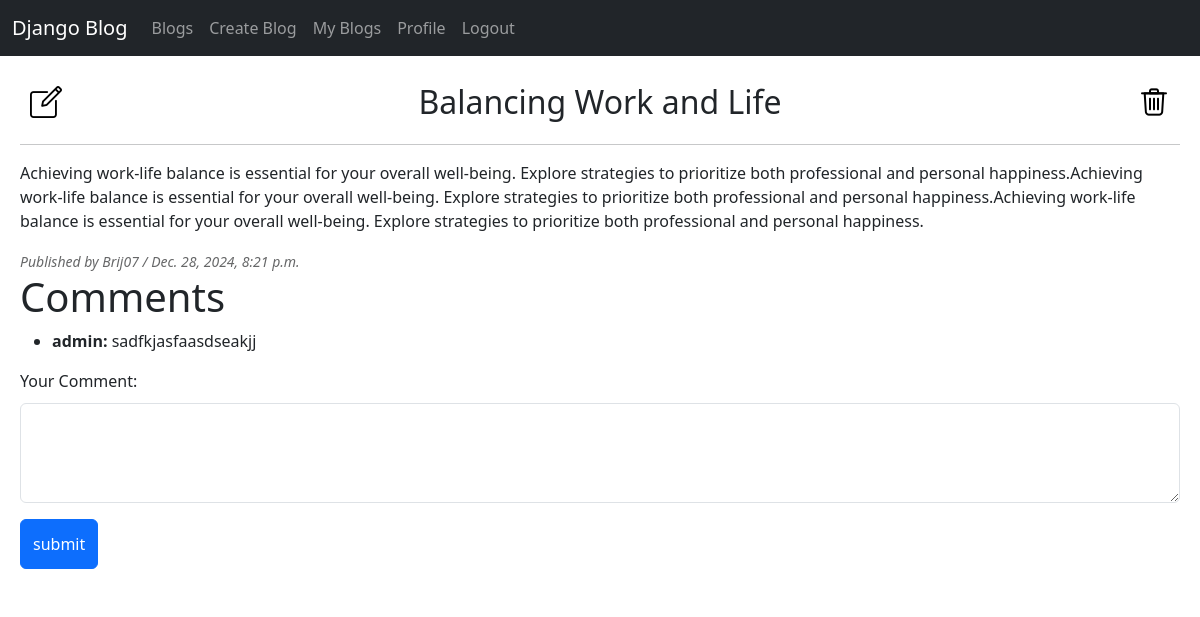
Page /blogs/25/ (signed in) on the committed database.
### blog/models.py (models this page shows, shortened)
class Blog(models.Model):
    author = models.ForeignKey(User, on_delete=models.CASCADE)
    title = models.CharField(max_length=150)
    text = models.TextField()
    published_date = models.DateTimeField(auto_now=True)
    updated_date = models.DateTimeField(auto_now_add=True)

class Comment(models.Model):
    blog = models.ForeignKey(Blog, on_delete=models.CASCADE)
    author = models.ForeignKey(User, on_delete=models.CASCADE)
    text = models.TextField()
    published_date = models.DateTimeField(auto_now=True)

### blog/views.py (the view)
# urls.py: path('blogs/<int:blog_id>/', views.detail, name='detail'),
@login_required(login_url='accounts:login')
def detail(request, blog_id):
    blog = get_object_or_404(Blog, pk=blog_id)
    comments = Comment.objects.filter(blog=blog).order_by('published_date')
    if request.method == 'POST':
        form = AddCommentForm(request.POST)
        if form.is_valid():
            comment = form.save(commit=False)
            comment.blog = blog
            comment.author = request.user  # Assuming logged-in users are adding comments
            comment.save()
            return redirect('blog:detail', blog_id=blog_id)
    else:
        form = AddCommentForm()
    context = {
        'blog': blog,
        'comments': comments,
        'form': form,
    }
    return render(request, 'blog/detail.html', context)

### blog/forms.py
class AddCommentForm(forms.ModelForm):
    class Meta:
        model = Comment
        fields = ['text']
        labels = {
            'text': 'Your Comment',
        }
        widgets = {
            'text' : forms.Textarea(attrs={'class':'form-control', 'style': 'height: 100px; margin-top: 10px;'}),
        }

### blog/templates/blog/detail.html (shortened to what this page needs)
{% extends 'base.html' %}
{% load static %}
{% block content %}
    <div class="header-container">
        <h2 class="center-header">{{ blog.title }}</h2>
        {% if request.user == blog.author %}
            <a href="{% url 'blog:update' blog.id %}"><img src="{% static 'img/edit.png' %}" alt="Edit"></a>
            <a href="{% url 'blog:delete' blog.id %}"><img src="{% static 'img/delete.png' %}" alt="Delete"></a>
        {% else %}
            <a href="{% url 'blog:index' %}"><img src="{% static 'img/back.png' %}" alt="Back"></a>
        {% endif %}
    </div><hr>
    <p>{{ blog.text }}</p>
    <small><i>Published by {{ blog.author|title }} / {{ blog.published_date }}</i></small><br>
    <h1>Comments</h1>
    <ul>
        {% for comment in comments %}
            <li>
                <strong>{{ comment.author }}:</strong> {{ comment.text }}
            </li>
        {% empty %}
            <li>No comments available.</li>
        {% endfor %}
    </ul>
    <form method="post">
        {{ form.as_p }}
        <input type="submit" value="submit" class="btn btn-primary" style="height:50px">
    </form>
{% endblock %}

### static/css/base.css (style rules this page uses)
body { background-color:rgb(205, 208, 208); font-family: 'Roboto', sans-serif; }
h2 { color: rgb(44, 41, 41); text-align: center; }
small { font-size: 12px; color: rgb(102, 103, 104); }
a { text-decoration: none !important; }
.header-container { display: flex; justify-content: space-between; align-items: center; width: 100%; padding: 10px; }
.center-header { margin: 0 auto; position: absolute; left: 50%; transform: translateX(-50%); }

### rows in the picture
Blog: title "Balancing Work and Life", text "Achieving work-life balance is essential for your overall well-being. Explore strategies to prioritize both professional and personal happiness.Achieving work-life balance is essential for your overall well-being. Explore strategies to prioritize both professional and personal happiness.Achieving work-life balance is essential for your overall well-being. Explore strategies to prioritize both professional and personal happiness.", author "Brij07", published_date "Dec. 28, 2024, 8:21 p.m."
Comment: author "admin", text "sadfkjasfaasdseakjj"
